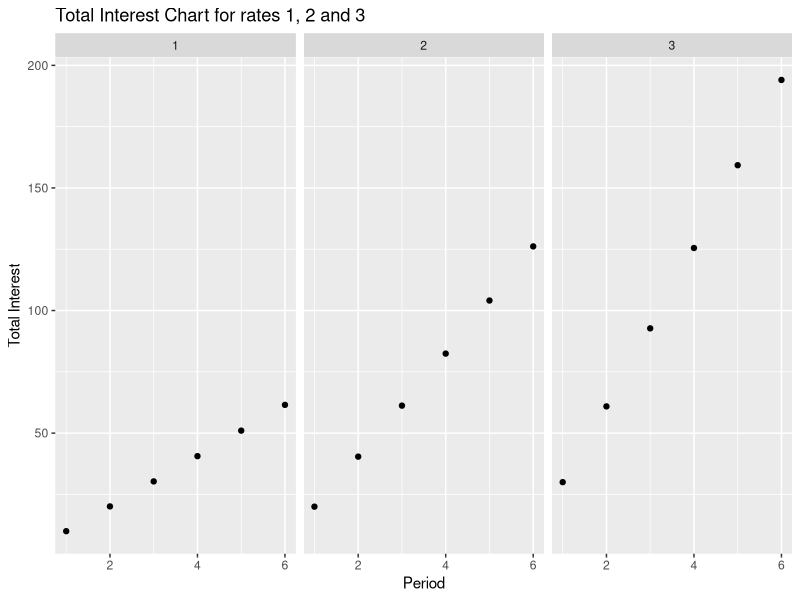

The R source for this figure:
## ---- chunk 1
initialvalue <- 1000
rate <- 1
n <- 6
res <- initialvalue * sum((1+rate/100)^(0:(n-1))*rate/100)
## ---- chunk 2
initialvalue <- 1000
rate <- 1
n <- 6
res <- initialvalue * sum((1+rate/100)^(0:(n-1))*rate/100)
## ---- chunk 3
initialvalue <- 1000
rate <- 1
n <- 6
res <- initialvalue * sum((1+rate/100)^(0:(n-1))*rate/100)
##```

##```{r echo=FALSE}
x <- seq(1:6)
y <- vector("numeric",length= 6)
y[1] <- initialvalue * sum((1+rate/100)^(0:(x[1]-1))*rate/100)
y[2] <- initialvalue * sum((1+rate/100)^(0:(x[2]-1))*rate/100)
y[3] <- initialvalue * sum((1+rate/100)^(0:(x[3]-1))*rate/100)
y[4] <- initialvalue * sum((1+rate/100)^(0:(x[4]-1))*rate/100)
y[5] <- initialvalue * sum((1+rate/100)^(0:(x[5]-1))*rate/100)
y[6] <- initialvalue * sum((1+rate/100)^(0:(x[6]-1))*rate/100)

df1 <-as.data.frame(cbind(x,y,rate))

rate <- 2
y <- vector("numeric",length= 6)
y[1] <- initialvalue * sum((1+rate/100)^(0:(x[1]-1))*rate/100)
y[2] <- initialvalue * sum((1+rate/100)^(0:(x[2]-1))*rate/100)
y[3] <- initialvalue * sum((1+rate/100)^(0:(x[3]-1))*rate/100)
y[4] <- initialvalue * sum((1+rate/100)^(0:(x[4]-1))*rate/100)
y[5] <- initialvalue * sum((1+rate/100)^(0:(x[5]-1))*rate/100)
y[6] <- initialvalue * sum((1+rate/100)^(0:(x[6]-1))*rate/100)

df2 <-as.data.frame(cbind(x,y,rate))

data <- rbind(df1,df2)

rate <- 3
y <- vector("numeric",length= 6)
y[1] <- initialvalue * sum((1+rate/100)^(0:(x[1]-1))*rate/100)
y[2] <- initialvalue * sum((1+rate/100)^(0:(x[2]-1))*rate/100)
y[3] <- initialvalue * sum((1+rate/100)^(0:(x[3]-1))*rate/100)
y[4] <- initialvalue * sum((1+rate/100)^(0:(x[4]-1))*rate/100)
y[5] <- initialvalue * sum((1+rate/100)^(0:(x[5]-1))*rate/100)
y[6] <- initialvalue * sum((1+rate/100)^(0:(x[6]-1))*rate/100)

df3 <-as.data.frame(cbind(x,y,rate))

data <- rbind(data,df3)
data$rate <-as.factor(data$rate)


library(ggplot2)

g <- ggplot(data, aes(x,y))
p <- g + geom_point()
q <- p + facet_grid(. ~ rate) + labs(title = "Total Interest Chart for rates 1, 2 and 3") + labs(x = "Period", y = "Total Interest")

## ---- chunk 4
print(q)
